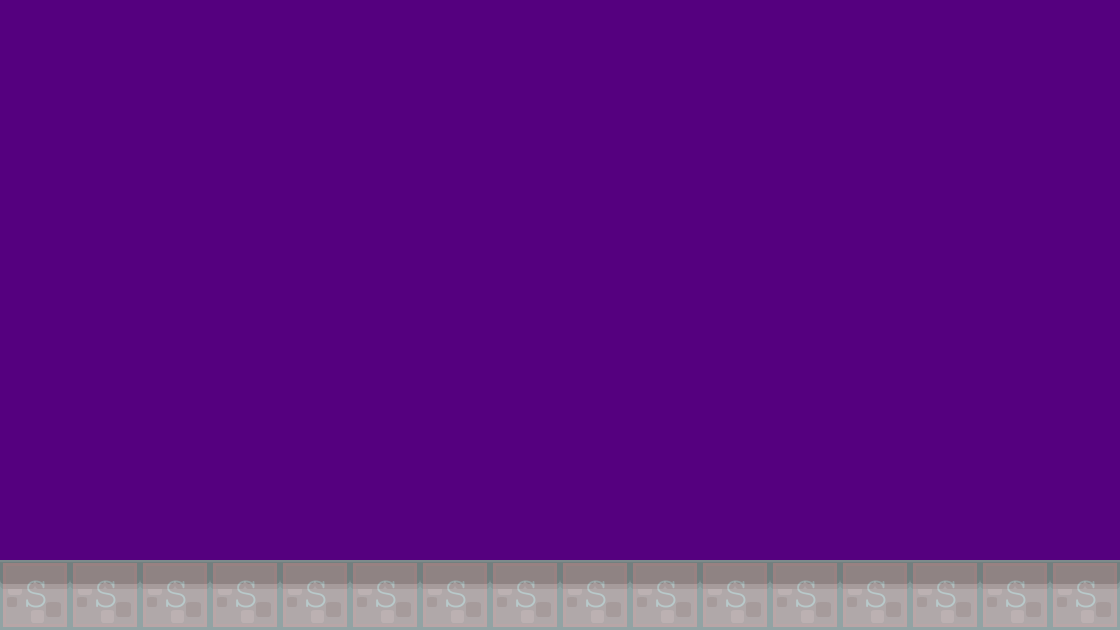

The image is a tile-based game level rendered from a .tmx file. Its description and source (layers, tilesets, objects; grid data summarised) follow:
An orthogonal 16x9 tile map with 70x70 px tiles, 2 tile layers (Background, collision), 2 tilesets.

<map version="1.0" orientation="orthogonal" renderorder="right-down" width="16" height="9" tilewidth="70" tileheight="70" backgroundcolor="#55007f">
 <tileset firstgid="1" name="background-tiles" tilewidth="70" tileheight="70">
  <image source="../img/background-tiles.png" width="910" height="910" />
 </tileset>
 <tileset firstgid="170" name="meta-tiles" tilewidth="70" tileheight="70">
  <image source="../img/meta-tiles.png" width="350" height="70" />
  <tile id="4">
   <properties>
    <property name="type" value="solid" />
   </properties>
  </tile>
 </tileset>
 <layer name="Background" width="16" height="9">
  <data>[144 cells, 16 non-empty, 1 distinct tile ids]</data>
 </layer>
 <layer name="collision" width="16" height="9" opacity="0.15">
  <data>[144 cells, 16 non-empty, 1 distinct tile ids]</data>
 </layer>
</map>
